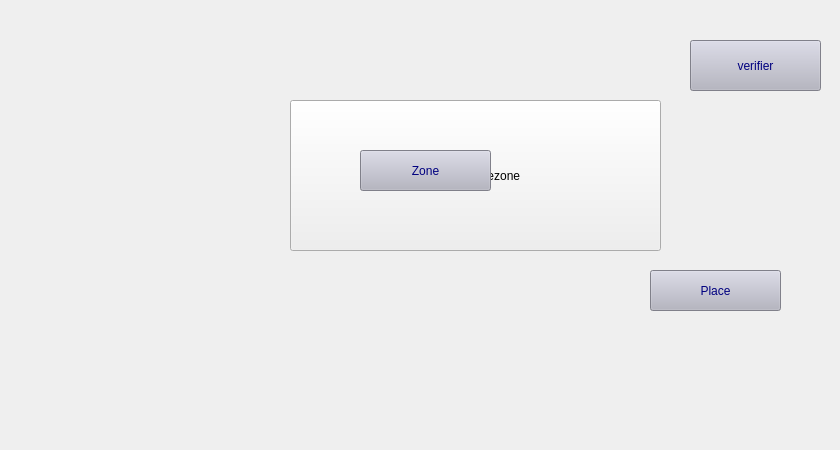
    <widget class="QWidget" name="page_choisirzoneplace">
     <widget class="QPushButton" name="pushButton_4">
      <property name="geometry">
       <rect>
        <x>290</x>
        <y>100</y>
        <width>371</width>
        <height>151</height>
       </rect>
      </property>
      <property name="text">
       <string>choisirplacezone</string>
      </property>
     </widget>
     <widget class="QPushButton" name="place">
      <property name="geometry">
       <rect>
        <x>650</x>
        <y>270</y>
        <width>131</width>
        <height>41</height>
       </rect>
      </property>
      <property name="styleSheet">
       <string notr="true">#place{
	font: 18pt &quot;Bahnschrift&quot;;

	background-color: rgb(179, 179, 193);
	
	
	
	color: rgb(0, 0, 127);
	
;}


#place:hover{
;

	color: rgb(255, 255, 255);
	background-color: rgb(4, 44, 89);
	}</string>
      </property>
      <property name="text">
       <string>Place</string>
      </property>
     </widget>
     <widget class="QPushButton" name="zone">
      <property name="geometry">
       <rect>
        <x>360</x>
        <y>150</y>
        <width>131</width>
        <height>41</height>
       </rect>
      </property>
      <property name="styleSheet">
       <string notr="true">#zone{
	font: 18pt &quot;Bahnschrift&quot;;

	background-color: rgb(179, 179, 193);
	
	
	
	color: rgb(0, 0, 127);
	
;}


#zone:hover{
;

	color: rgb(255, 255, 255);
	background-color: rgb(4, 44, 89);
	}</string>
      </property>
      <property name="text">
       <string>Zone</string>
      </property>
     </widget>
     <widget class="QLabel" name="label_19">
      <property name="geometry">
       <rect>
        <x>20</x>
        <y>20</y>
        <width>811</width>
        <height>421</height>
       </rect>
      </property>
      <property name="styleSheet">
       <string notr="true">
background-image: url(:/choisir.png);</string>
      </property>
      <property name="text">
       <string/>
      </property>
     </widget>
     <widget class="QPushButton" name="verifier">
      <property name="geometry">
       <rect>
        <x>690</x>
        <y>40</y>
        <width>131</width>
        <height>51</height>
       </rect>
      </property>
      <property name="styleSheet">
       <string notr="true">#verifier{
	font: 18pt &quot;Bahnschrift&quot;;

	background-color: rgb(179, 179, 193);
	
	
	
	color: rgb(0, 0, 127);
	
;}


#verifier:hover{
;

	color: rgb(255, 255, 255);
	background-color: rgb(4, 44, 89);
	}</string>
      </property>
      <property name="text">
       <string>verifier</string>
      </property>
     </widget>
     <zorder>pushButton_4</zorder>
     <zorder>label_19</zorder>
     <zorder>place</zorder>
     <zorder>zone</zorder>
     <zorder>verifier</zorder>
    </widget>
